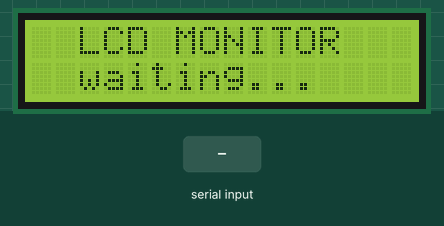
Bench run of a sketch on a simulated Arduino Uno, built with avr-gcc and run on an emulated ATmega328P. Parts: 16×2 character LCD. Inputs (shaded band) come from the test bench.

Above: at 1.2 s.
1.3 s: "L1:\n" received over Serial
At 1.7 s:
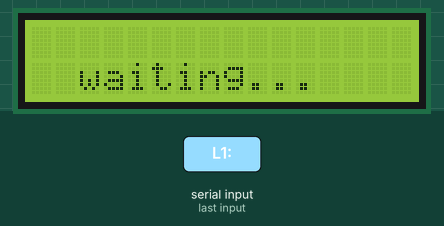
2.8 s: "L2:\n" received over Serial
At 4.0 s:
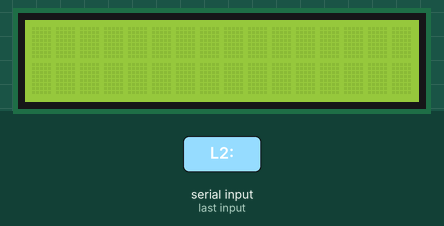
4.3 s: "BL:\n" received over Serial
At 4.6 s:
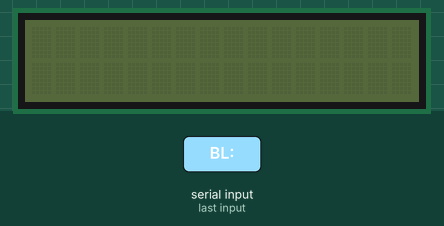
Timing chart, 0 to 7.3 s (numbered marks = the images above; inputs shaded):
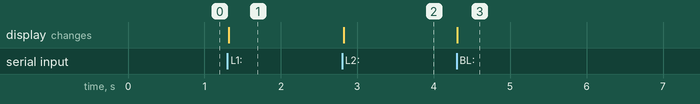

Measured:
- after the input at 1.3 s, the display: changes at once (image 1)
- after the input at 2.8 s, the display: changes at once (image 2)
- after the input at 4.3 s, the display: changes at once (image 3)

The sketch:

lcd_status.ino
```cpp
#include <Wire.h>
#include <LiquidCrystal_I2C.h>

// Most I2C LCDs use 0x27. If display stays blank after flashing, try 0x3F.
LiquidCrystal_I2C lcd(0x27, 16, 2);

String row1     = "  LCD MONITOR   ";
String row2     = "  waiting...    ";
String incoming = "";

void setup() {
  Serial.begin(9600);
  lcd.init();
  lcd.backlight();
  lcd.setCursor(0, 0);
  lcd.print(row1);
  lcd.setCursor(0, 1);
  lcd.print(row2);
}

void padTo16(String &s) {
  while (s.length() < 16) s += ' ';
}

void loop() {
  while (Serial.available()) {
    char c = Serial.read();
    if (c == '\n') {
      if (incoming.startsWith("L1:")) {
        row1 = incoming.substring(3);
        padTo16(row1);
        lcd.setCursor(0, 0);
        lcd.print(row1.substring(0, 16));
      } else if (incoming.startsWith("L2:")) {
        row2 = incoming.substring(3);
        padTo16(row2);
        lcd.setCursor(0, 1);
        lcd.print(row2.substring(0, 16));
      } else if (incoming.startsWith("BL:")) {
        char v = incoming.charAt(3);
        v == '1' ? lcd.backlight() : lcd.noBacklight();
      }
      incoming = "";
    } else if (c != '\r') {
      incoming += c;
    }
  }
}
```
